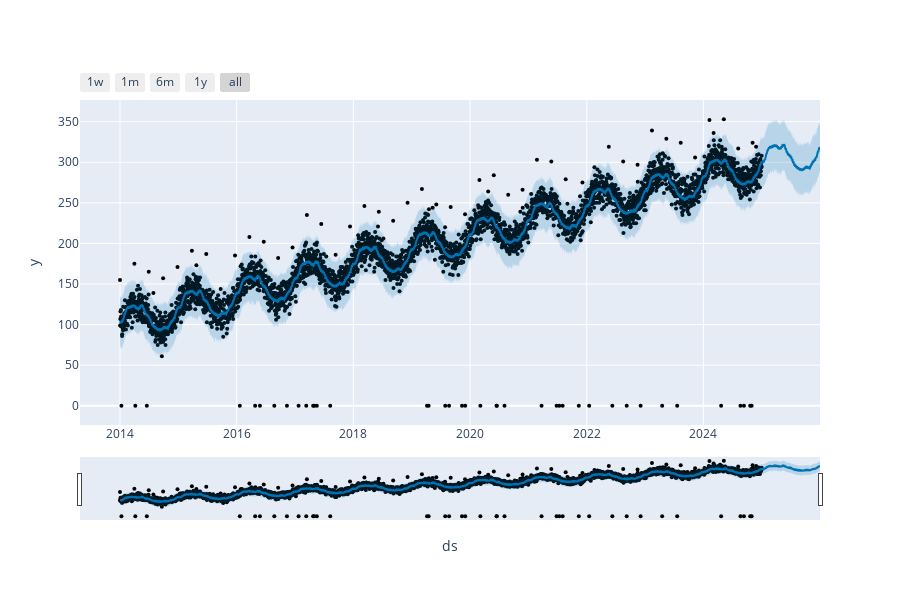

The cell this chart's notebook holds for it:
### Code cell
from prophet.plot import plot_plotly, plot_components_plotly

plot_plotly(m, forecast)

### Figure 1 — Plotly figure (JSON) as saved in the notebook; plotly's stock layout.template omitted (floating-point values rounded to 4 significant figures; data arrays with more than 128 entries replaced by an {"elided": "..."} marker saying what was removed)
{"data": [{"marker": {"color": "black", "size": 4}, "mode": "markers", "name": "Actual", "type": "scatter", "x": {"elided": "4018 str values"}, "y": {"elided": "4018 int values"}}, {"hoverinfo": "skip", "line": {"width": 0}, "mode": "lines", "type": "scatter", "x": {"elided": "4383 str values"}, "y": {"elided": "4383 float values"}}, {"fill": "tonexty", "fillcolor": "rgba(0, 114, 178, 0.2)", "line": {"color": "#0072B2", "width": 2}, "mode": "lines", "name": "Predicted", "type": "scatter", "x": {"elided": "4383 str values"}, "y": {"elided": "4383 float values"}}, {"fill": "tonexty", "fillcolor": "rgba(0, 114, 178, 0.2)", "hoverinfo": "skip", "line": {"width": 0}, "mode": "lines", "type": "scatter", "x": {"elided": "4383 str values"}, "y": {"elided": "4383 float values"}}], "layout": {"height": 600, "showlegend": false, "width": 900, "xaxis": {"rangeselector": {"buttons": [{"count": 7, "label": "1w", "step": "day", "stepmode": "backward"}, {"count": 1, "label": "1m", "step": "month", "stepmode": "backward"}, {"count": 6, "label": "6m", "step": "month", "stepmode": "backward"}, {"count": 1, "label": "1y", "step": "year", "stepmode": "backward"}, {"step": "all"}]}, "rangeslider": {"visible": true}, "title": {"text": "ds"}, "type": "date"}, "yaxis": {"title": {"text": "y"}}}}
